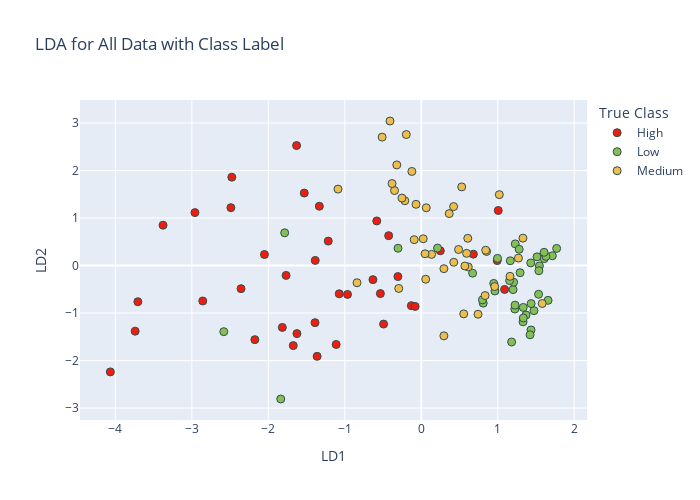

Source (notebook cell):
### Code cell
# Color Palette
custom_palette = {
    'High': '#f01d0f',                 # Red
    'Medium': '#f0bc4c',               # Yellow
    'Low': '#86bf55'                   # Green
}

# Dimensionality Reduction
lda = LDA()
X_lda = lda.fit_transform(X, y)

# Prepare DataFrame for Plotly
X_truth_df = pd.DataFrame(X_lda, columns=['LD1', 'LD2'])
X_truth_df['True Class'] = y.loc[X.index].reset_index(drop=True)
X_truth_df['Data ID'] = X.index  

# Plotly Scatter Plot
fig = px.scatter(
    X_truth_df, 
    x='LD1', 
    y='LD2', 
    color='True Class',
    title='LDA for All Data with Class Label',
    labels={'LD1': 'LD1', 'LD2': 'LD2'},
    color_discrete_map=custom_palette,
    hover_data=['Data ID', 'True Class']  # Include ID in hover
)

fig.update_traces(marker=dict(size=8, line=dict(width=1, color='DarkSlateGrey')))
fig.update_layout(width=700, height=500)
fig.show()

### Figure 1 — Plotly figure (JSON) as saved in the notebook; plotly's stock layout.template omitted (floating-point values rounded to 4 significant figures)
{"data": [{"customdata": [[0, "High"], [1, "High"], [2, "High"], [3, "High"], [4, "High"], [5, "High"], [6, "High"], [7, "High"], [8, "High"], [9, "High"], [10, "High"], [11, "High"], [12, "High"], [13, "High"], [14, "High"], [15, "High"], [16, "High"], [17, "High"], [18, "High"], [19, "High"], [20, "High"], [21, "High"], [22, "High"], [23, "High"], [24, "High"], [25, "High"], [26, "High"], [27, "High"], [28, "High"], [29, "High"], [30, "High"], [31, "High"], [32, "High"], [33, "High"], [34, "High"], [35, "High"], [36, "High"], [37, "High"]], "hovertemplate": "True Class=%{customdata[1]}<br>LD1=%{x}<br>LD2=%{y}<br>Data ID=%{customdata[0]}<extra></extra>", "legendgroup": "High", "marker": {"color": "#f01d0f", "line": {"color": "DarkSlateGrey", "width": 1}, "size": 8, "symbol": "circle"}, "mode": "markers", "name": "High", "orientation": "v", "showlegend": true, "type": "scatter", "x": [1.09, 0.9932, 0.2492, 1.006, -4.066, -1.389, -3.377, -0.5818, -1.113, -1.817, -1.674, -0.3054, -1.362, -1.768, -3.741, -0.1298, -2.05, -2.857, -0.08027, -1.073, -2.357, -0.6317, -1.626, -1.216, -1.333, -2.959, -0.4262, -1.63, 0.6813, -3.706, -0.9645, -0.4926, -2.176, -1.386, -0.5346, -1.53, -2.477, -2.489], "xaxis": "x", "y": [-0.5022, 0.1034, 0.3106, 1.158, -2.239, -1.203, 0.8492, 0.9388, -1.662, -1.303, -1.685, -0.2325, -1.912, -0.2079, -1.382, -0.8448, 0.232, -0.746, -0.8609, -0.5949, -0.4871, -0.2971, -1.433, 0.5138, 1.248, 1.114, 0.6286, 2.525, 0.2395, -0.7618, -0.6077, -1.233, -1.561, 0.1079, -0.5907, 1.525, 1.86, 1.218], "yaxis": "y"}, {"customdata": [[38, "Low"], [39, "Low"], [40, "Low"], [41, "Low"], [42, "Low"], [43, "Low"], [44, "Low"], [45, "Low"], [46, "Low"], [47, "Low"], [48, "Low"], [49, "Low"], [50, "Low"], [51, "Low"], [52, "Low"], [53, "Low"], [54, "Low"], [55, "Low"], [56, "Low"], [57, "Low"], [58, "Low"], [59, "Low"], [60, "Low"], [61, "Low"], [62, "Low"], [63, "Low"], [64, "Low"], [65, "Low"], [66, "Low"], [67, "Low"], [68, "Low"], [69, "Low"], [70, "Low"], [71, "Low"], [72, "Low"], [73, "Low"], [74, "Low"], [75, "Low"], [76, "Low"], [77, "Low"]], "hovertemplate": "True Class=%{customdata[1]}<br>LD1=%{x}<br>LD2=%{y}<br>Data ID=%{customdata[0]}<extra></extra>", "legendgroup": "Low", "marker": {"color": "#86bf55", "line": {"color": "DarkSlateGrey", "width": 1}, "size": 8, "symbol": "circle"}, "mode": "markers", "name": "Low", "orientation": "v", "showlegend": true, "type": "scatter", "x": [1.514, 1.474, 1.292, 1.608, 0.9476, 0.6713, 1.37, 1.714, 1.631, 1.201, 1.223, 1.208, 1.156, 0.8103, 1.165, 1.545, 1.331, 1.334, 1.229, 1.436, 1.423, 1.182, 1.658, 0.7996, 0.9973, 1.28, 1.437, 1.77, 0.9635, 1.226, 1.538, 1.432, 1.335, 1.534, 1.606, 0.213, -0.3039, -1.837, -1.786, -2.582], "xaxis": "x", "y": [0.1826, -0.9492, -0.1512, 0.1453, -0.3767, -0.1607, -1.041, 0.2053, 0.1929, -0.5063, -0.9159, -0.3509, -0.3167, -0.7919, 0.1001, -0.008976, -1.185, -0.8822, 0.4555, -1.356, -1.458, -1.609, -0.7326, -0.7233, 0.1512, 0.3422, -0.8013, 0.3604, -0.5354, -0.8343, -0.1096, 0.05473, -1.104, -0.6047, 0.2782, 0.3677, 0.3642, -2.809, 0.689, -1.392], "yaxis": "y"}, {"customdata": [[78, "Medium"], [79, "Medium"], [80, "Medium"], [81, "Medium"], [82, "Medium"], [83, "Medium"], [84, "Medium"], [85, "Medium"], [86, "Medium"], [87, "Medium"], [88, "Medium"], [89, "Medium"], [90, "Medium"], [91, "Medium"], [92, "Medium"], [93, "Medium"], [94, "Medium"], [95, "Medium"], [96, "Medium"], [97, "Medium"], [98, "Medium"], [99, "Medium"], [100, "Medium"], [101, "Medium"], [102, "Medium"], [103, "Medium"], [104, "Medium"], [105, "Medium"], [106, "Medium"], [107, "Medium"], [108, "Medium"], [109, "Medium"], [110, "Medium"], [111, "Medium"], [112, "Medium"], [113, "Medium"], [114, "Medium"], [115, "Medium"], [116, "Medium"], [117, "Medium"], [118, "Medium"]], "hovertemplate": "True Class=%{customdata[1]}<br>LD1=%{x}<br>LD2=%{y}<br>Data ID=%{customdata[0]}<extra></extra>", "legendgroup": "Medium", "marker": {"color": "#f0bc4c", "line": {"color": "DarkSlateGrey", "width": 1}, "size": 8, "symbol": "circle"}, "mode": "markers", "name": "Medium", "orientation": "v", "showlegend": true, "type": "scatter", "x": [1.33, 0.8348, 1.582, 0.2961, -0.5114, 0.4232, 0.8542, 0.6083, 1.16, 0.5289, 0.2959, 1.271, -0.2945, 0.05779, -0.3499, -0.4089, -0.1224, 0.06521, -0.382, 0.135, 0.5931, -0.3197, -0.2147, 0.3656, -0.1957, -0.06818, 0.7424, 0.6148, 0.4249, 1.021, -0.2527, 0.8429, 0.9604, -0.09257, 0.4879, 0.04919, 0.02536, 0.5703, 0.5555, -1.089, -0.8402], "xaxis": "x", "y": [0.5764, -0.6321, -0.7995, -0.066, 2.703, 1.241, 0.2958, 0.5729, -0.2275, 1.655, -1.48, 0.1564, -0.4826, -0.2885, 1.579, 3.042, 1.98, 1.215, 1.726, 0.2346, 0.2564, 2.118, 1.364, 1.093, 2.757, 1.288, -1.025, -0.03014, 0.06851, 1.492, 1.42, 0.3223, -0.4429, 0.5442, 0.3373, 0.2477, 0.5632, -0.01002, -1.018, 1.609, -0.3625], "yaxis": "y"}], "layout": {"height": 500, "legend": {"title": {"text": "True Class"}, "tracegroupgap": 0}, "title": {"text": "LDA for All Data with Class Label"}, "width": 700, "xaxis": {"anchor": "y", "domain": [0, 1], "title": {"text": "LD1"}}, "yaxis": {"anchor": "x", "domain": [0, 1], "title": {"text": "LD2"}}}}
